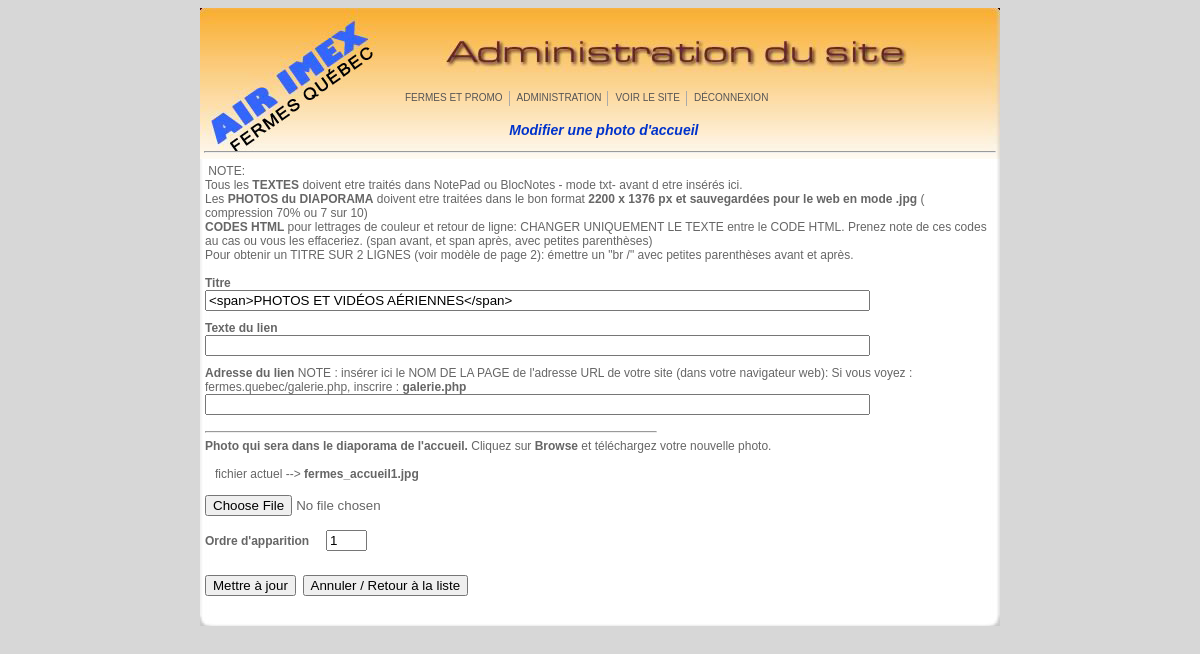
Screenshot of /XadminZz/photo_accueil_modif.php?id=1 (signed in) with the database file from the repository.
### tables this page shows
CREATE TABLE `photos_accueil` (
  `id` int(2) NOT NULL AUTO_INCREMENT,
  `titre` varchar(80) NOT NULL,
  `lien` varchar(80) NOT NULL,
  `text_lien` varchar(80) NOT NULL,
  `nom_photo` varchar(80) NOT NULL,
  `code` int(2) NOT NULL,
  PRIMARY KEY (`id`)
);

### XadminZz/photo_accueil_modif.php (the view, shortened to what this page needs)
<?php
if ((isset($_SESSION['username_imex'])) && (!empty($_SESSION['username_imex']))){
		$id = $_GET["id"];
		?>
		<!DOCTYPE html PUBLIC "-//W3C//DTD XHTML 1.0 Transitional//EN" "http://www.w3.org/TR/xhtml1/DTD/xhtml1-transitional.dtd">
		<html xmlns="http://www.w3.org/1999/xhtml">
		<head>
		<link href="admin.css" rel="stylesheet" type="text/css" />
		</head>
		<body>
		<?php
		 $requete = "SELECT * FROM photos_accueil WHERE id = '".$id."'";
		 $resultats = mysql_query($requete);
		 $data = mysql_fetch_array($resultats) ;
		?>
		<form action="photo_accueil_modif.php?id=<?php echo $id;?>" method="POST" enctype="multipart/form-data">
		<table width="800" cellpadding="0" cellspacing="0" align="center">
			<tr align="center">
			<td class="entete" height="151" valign="bottom">
			  <?php include("menu/menu2.php");?>
			  <div style="line-height:30px"><span class="stats">&nbsp;&nbsp;Modifier une photo d'accueil</span> </div>
			<hr width="790"></td>
			</tr>
		<td>
			<table width="800" cellpadding="5" cellspacing="0">
				<tr>
				<td class="corps">&nbsp;NOTE: <br /> Tous les <B>TEXTES </B> doivent etre trait&eacute;s dans NotePad ou BlocNotes - mode txt- avant d etre ins&eacute;r&eacute;s ici. <br />Les <B>PHOTOS du DIAPORAMA</B> doivent etre trait&eacute;es dans le bon format <B>2200 x 1376 px et sauvegard&eacute;es pour le web en mode .jpg </B>( compression 70% ou 7 sur 10)<BR /> <b> CODES HTML </b> pour lettrages de couleur et retour de ligne: CHANGER UNIQUEMENT LE TEXTE entre le CODE HTML.  Prenez note de ces codes au cas ou vous les effaceriez. (span avant, et span apr&egrave;s, avec petites parenth&egrave;ses)<br />
                Pour obtenir un TITRE SUR 2 LIGNES (voir mod&egrave;le de page 2): &eacute;mettre un "br /" avec petites parenth&egrave;ses avant et apr&egrave;s.
                 <br /><br /><strong >Titre</strong><br />
				<input type="text" size="80" name="titre1" id="titre1" value="<?php echo stripslashes($data["titre"]);?>">
				</td>
				</tr>
				<tr>
				<td class="corps"><strong >Texte du lien</strong><br />
				<input type="text" size="80" name="txt_lien1" id="txt_lien1" value="<?php echo stripslashes($data["text_lien"]);?>">
				</td>
				</tr>
                <tr>
                <td class="corps"><strong>Adresse du lien</strong>&nbsp;NOTE : ins&eacute;rer ici le NOM DE LA PAGE de l'adresse URL de votre site (dans votre navigateur web): Si vous voyez : fermes.quebec/galerie.php, inscrire : <B>galerie.php</B><br />
                <input name="lien1" id="lien1" size="80" value="<?php echo stripslashes($data["lien"]);?>">
                <br />
                </td>
                </tr>
                <tr>
				<td class="corps">
				<hr width="450" align="left">
                <strong>Photo qui sera dans le diaporama de l'accueil.</strong>  Cliquez sur <b>Browse </b> et t&eacute;l&eacute;chargez votre nouvelle photo.<br /><br />
                   	<?php if($data['nom_photo']){ ?>
						<span class="form_labels">&nbsp;&nbsp;&nbsp;fichier actuel --> <strong><?php echo $data['nom_photo']; ?></strong>&nbsp;&nbsp;&nbsp;&nbsp;&nbsp;
                        </span><br />
					<?php } ?>
<br />
				<input name="photo_accueil1" id = "photo_accueil1" type="file" size="60" maxlength="80" /><br /><br />
                <strong>Ordre d'apparition</strong>&nbsp;&nbsp;&nbsp;&nbsp;&nbsp;<input name="photo_accueil_code" type="text"  size="2" value="<?php echo $data["code"];?>">
                </td>
				</tr>
				<tr>
				<td class="corps"><br />
				<input name="form_stats" type="submit" value="Mettre &agrave; jour" />&nbsp;&nbsp;<input type="button" value="Annuler / Retour &agrave; la liste" onclick="location.href='photos_accueil_liste.php'" />
				</td>
				</tr>
			</table>
		</td>
		</tr><tr>
		<td class="pieds" height="25" align="center">&nbsp;</td>
		</tr>
		</form>
		</body>
		</html>
		<?php
} else {
		ob_end_clean();
		header("Location: login.html");
		exit;
}
?>

### XadminZz/admin.css (style rules this page uses)
body { font-family:Arial, Helvetica, sans-serif; font-size:12px; background-color: #D7D7D7; color: #666; }
.stats { font-family:Arial, Helvetica, sans-serif; font-size:14px; color: #0033CC; font-style:italic; font-weight:bold; text-align:left; }
.entete { background:url(images/cadre_admin_entete_web.jpg); background-repeat:no-repeat; text-align:center; }
.corps { background:url(images/cadre_admin_corps_web.png); background-repeat: repeat-y; }
.pieds { background:url(images/cadre_admin_pieds_web.png); background-repeat:no-repeat; font-size:small; }

### rows the page displays
photos_accueil: titre1 "<span>PHOTOS ET VIDÉOS AÉRIENNES</span>", nom_photo "fermes_accueil1.jpg", photo_accueil_code "1"
